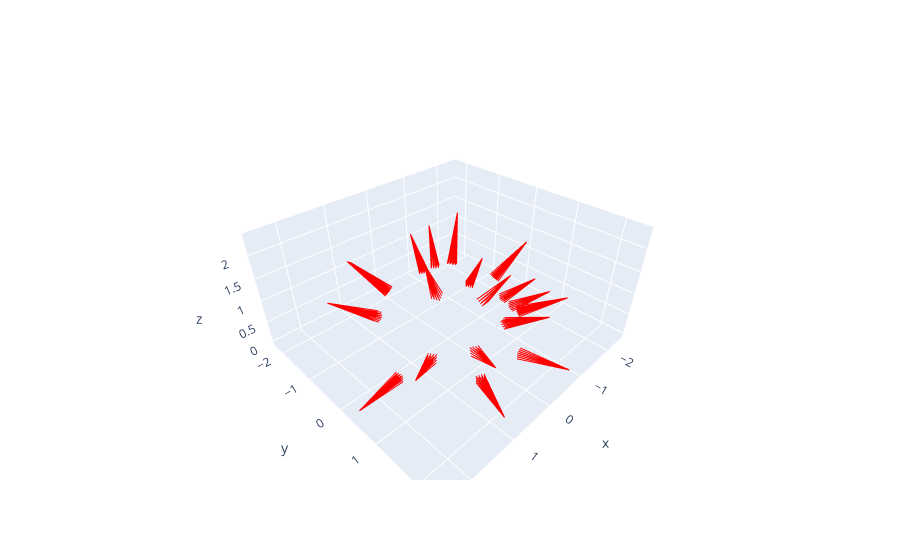

The notebook cell this image was saved under:
### Markdown cell above
Below we cycle through 20 of the 200 training images, showing 64 rows for each.

### Code cell
fig = go.Figure()
for i in range(0, 199, 10):
    M = extract_camera_matrix(data, i, (image.size))
    origins, directions = calculate_rays(M, (image.size))
    T = origins[::100,::100,:].reshape(-1, 3)
    D = directions[::100,::100,:].reshape(-1, 3)

    # Adding line segments for each ray
    for start, end in zip(T, T + D):
        fig.add_trace(go.Scatter3d(x=[start[0], end[0]],
                                y=[start[1], end[1]],
                                z=[start[2], end[2]],
                                mode='lines',
                                line=dict(color='red')))

fig.update_layout(showlegend=False)
fig.show()
